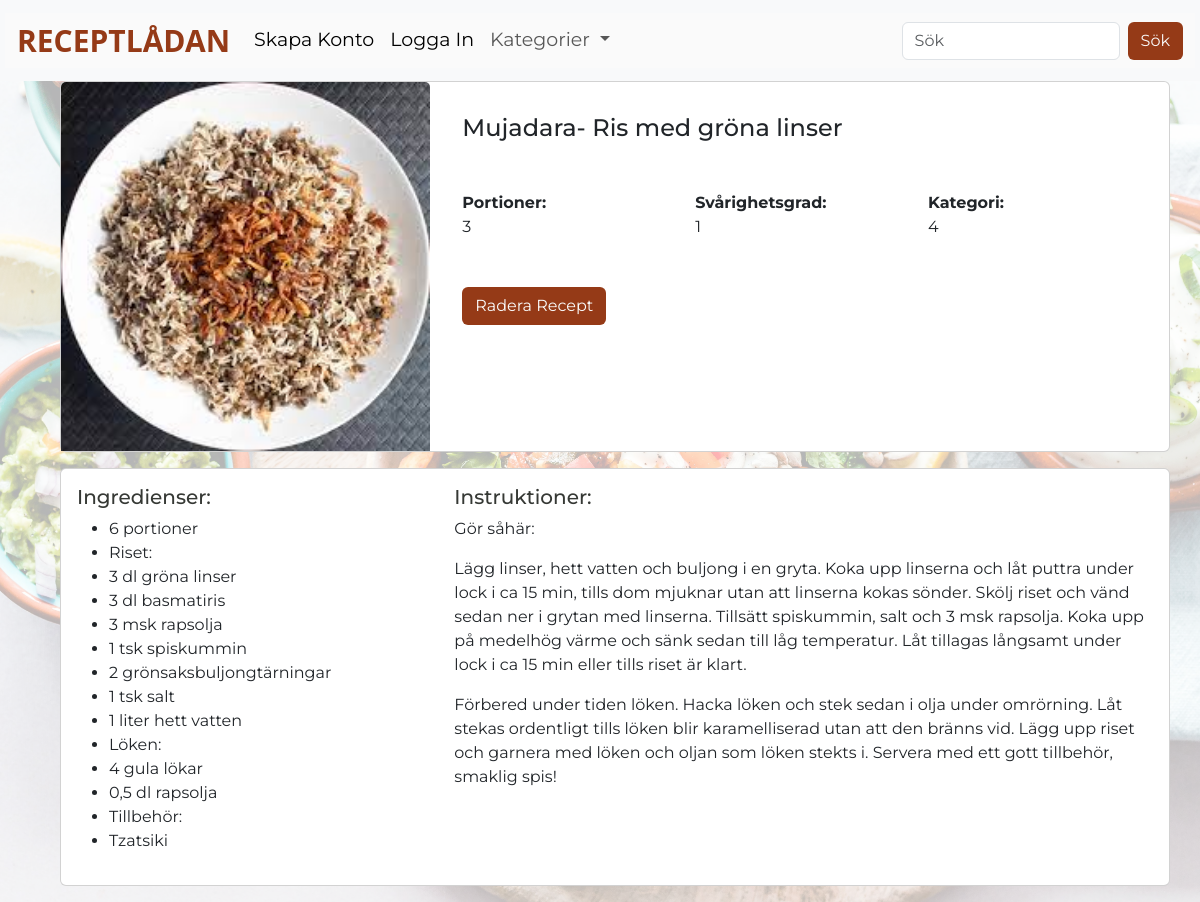
/detail/23, run on the app's committed database.
### main.py (models this page shows)
class Recipe(db.Model):
    id = db.Column(db.Integer, primary_key=True)
    user_id = db.Column(db.Integer, ForeignKey("users.id"))
    title = db.Column(db.String(100))
    ingredients = db.Column(db.Text)
    instruction = db.Column(db.Text)
    portions = db.Column(db.Integer)
    difficulty = db.Column(db.Integer)
    category = db.Column(db.Integer)
    date_posted = db.Column(db.DateTime, default=datetime.utcnow)
    image = db.Column(db.String(100))  # Path to the image file

### main.py (the view)
@app.route("/detail/<int:id>")
def recipe_detail(id):
    isAuthorized = session.get("Authorized", default=False)
    recipe = Recipe.query.get_or_404(id)
    return render_template(
        "recipe_detail.html", isAuthorized=isAuthorized, recipe=recipe
    )

### templates/recipe_detail.html (shortened to what this page needs)
{% extends "base.html" %} {% block body %}
<div class="main-recipe">
  <div class="card mb-3">
    <div class="row g-0">
      <div class="col-md-4 h-400">
        <img
          src="{{ url_for('static', filename=recipe.image.split('static/')[-1]) }}"
          alt="Picture of {{ recipe.title }}"
          class="card-img-top"
          style="object-fit: cover; height: 100%; width: 100%"
        />
      </div>
      <div class="col-md-8 p-3">
        <div class="card-body">
          <div class="flex-grow-1">
            <h4 class="card-title mb-0">{{ recipe.title }}</h4>
            <br />
            <br />
            <div class="row">
              <div class="col-md-4">
                <div class="mb-4">
                  <strong>Portioner:</strong><br />
                  <p>{{ recipe.portions }}</p>
                </div>
              </div>
              <div class="col-md-4">
                <div class="mb-4">
                  <strong>Svårighetsgrad:</strong><br />
                  <p>{{ recipe.difficulty }}</p>
                </div>
              </div>
              <div class="col-md-4">
                <div class="mb-4">
                  <strong>Kategori:</strong><br />
                  <p>{{ recipe.category }}</p>
                </div>
              </div>
            </div>
            <div class="float-right">
              <br />
              <a
                href="{{ url_for ('delete_recipe', id=recipe.id) }}"
                class="btn btn-custom-secondary btn crud-btn-text"
                >Radera Recept</a
              >
            </div>
          </div>
        </div>
      </div>
    </div>
  </div>
  <div class="card mb-3">
    <div class="row">
      <div class="col-md-4">
        <div class="card-body">
          <h5>Ingredienser:</h5>
          <ul>
            {% for ingredient in recipe.ingredients.split('\n') %}
            <li>{{ ingredient }}</li>
            {% endfor %}
          </ul>
        </div>
      </div>
      <div class="col-md-8">
        <div class="card-body">
          <h5>Instruktioner:</h5>
          {% for step in recipe.instruction.split('\n') %}
          <p>{{ step }}</p>
          {% endfor %}
        </div>
      </div>
    </div>
  </div>
</div>
{% endblock %}

### templates/base.html (shortened to what this page needs)
<!DOCTYPE html>
<html lang="en">
  <head>
    <link
      href="https://cdn.jsdelivr.net/npm/bootstrap@5.3.2/dist/css/bootstrap.min.css"
      rel="stylesheet"
    />
    <link
      rel="stylesheet"
      href="{{ url_for('static', filename='css/main.css') }}"
    />
  </head>
  <body>
    <nav class="navbar navbar-expand-lg bg-body-tertiary">
      <div class="container-fluid">
        <a class="navbar-brand" href="{{ url_for('home') }}">RECEPTLÅDAN</a>
        <div class="collapse navbar-collapse" id="navbarSupportedContent">
          <ul class="navbar-nav me-auto mb-2 mb-lg-0">
            <li class="nav-item">
              <a
                class="nav-link active unauthorized"
                aria-current="page"
                href="{{ url_for('sign_up') }}"
                >Skapa Konto</a
              >
            </li>
            <li class="nav-item">
              <a
                class="nav-link active unauthorized"
                aria-current="page"
                href="{{ url_for('sign_in') }}"
                >Logga In</a
              >
            </li>
            <li class="nav-item dropdown">
              <a
                class="nav-link dropdown-toggle"
                href="#"
                role="button"
                data-bs-toggle="dropdown"
                aria-expanded="false"
              >
                Kategorier
              </a>
            </li>
          </ul>
          <form class="d-flex" role="search">
            <input
              class="form-control me-2"
              type="search"
              placeholder="Sök"
              aria-label="Search"
            />
            <button class="btn" type="submit">Sök</button>
          </form>
        </div>
      </div>
    </nav>
    <div class="hero">{% block body %} {% endblock %}</div>
  </body>
</html>

### static/css/main.css (style rules this page uses)
body { background-color: #fafafa; font-family: "Montserrat", sans-serif; color: #363935; background-image: url("/static/pexels-ella-olsson-1640772.jpg"); background-size: cover; background-repeat: no-repeat; background-attachment: fixed; position: relative; min-height: 100vh; }
body::before { content: ""; position: fixed; top: 0; left: 0; width: 100%; height: 100%; background: rgba(255, 255, 255, 0.7); z-index: -1; }
h1, h2, h3, h4, h5 { color: #363935; }
.hero { position: relative; height: 100%; width: 100%; display: flex; justify-content: center; }
.hero::before { content: ""; opacity: 0; position: relative; background-size: cover; background-repeat: no-repeat; background-attachment: fixed; background-color: rgba( 122, 122, 122, 0.5 ); }
.container-fluid { background-color: #fafafa; font-size: 20px; margin: 5px; font-size: 19px; }
.navbar-brand { font-family: system-ui, -apple-system, BlinkMacSystemFont, "Segoe UI", Roboto, Oxygen, Ubuntu, Cantarell, "Open Sans", "Helvetica Neue", sans-serif; }
.navbar { z-index: 1000; }
.navbar-brand { font-size: 30px; font-weight: bold; color: #953a17; }
.btn { background-color: #953a17; color: #fafafa; }
.btn-custom-secondary { text-align: right; }
.card { margin-right: 30px; margin-left: 60px; padding: 0px; }

### data on the page
Recipe: image (picture), title "Mujadara- Ris med gröna linser", portions "3", difficulty "1", category "4"

### other printed values
{{ ingredient }} "6 portioner" "Riset:" "3 dl gröna linser" "3 dl basmatiris" "3 msk rapsolja" "1 tsk spiskummin" "2 grönsaksbuljongtärningar" "1 tsk salt" "1 liter hett vatten" "Löken:" "4 gula lökar" "0,5 dl rapsolja" "Tillbehör:" "Tzatsiki"
{{ step }} "Gör såhär:"
